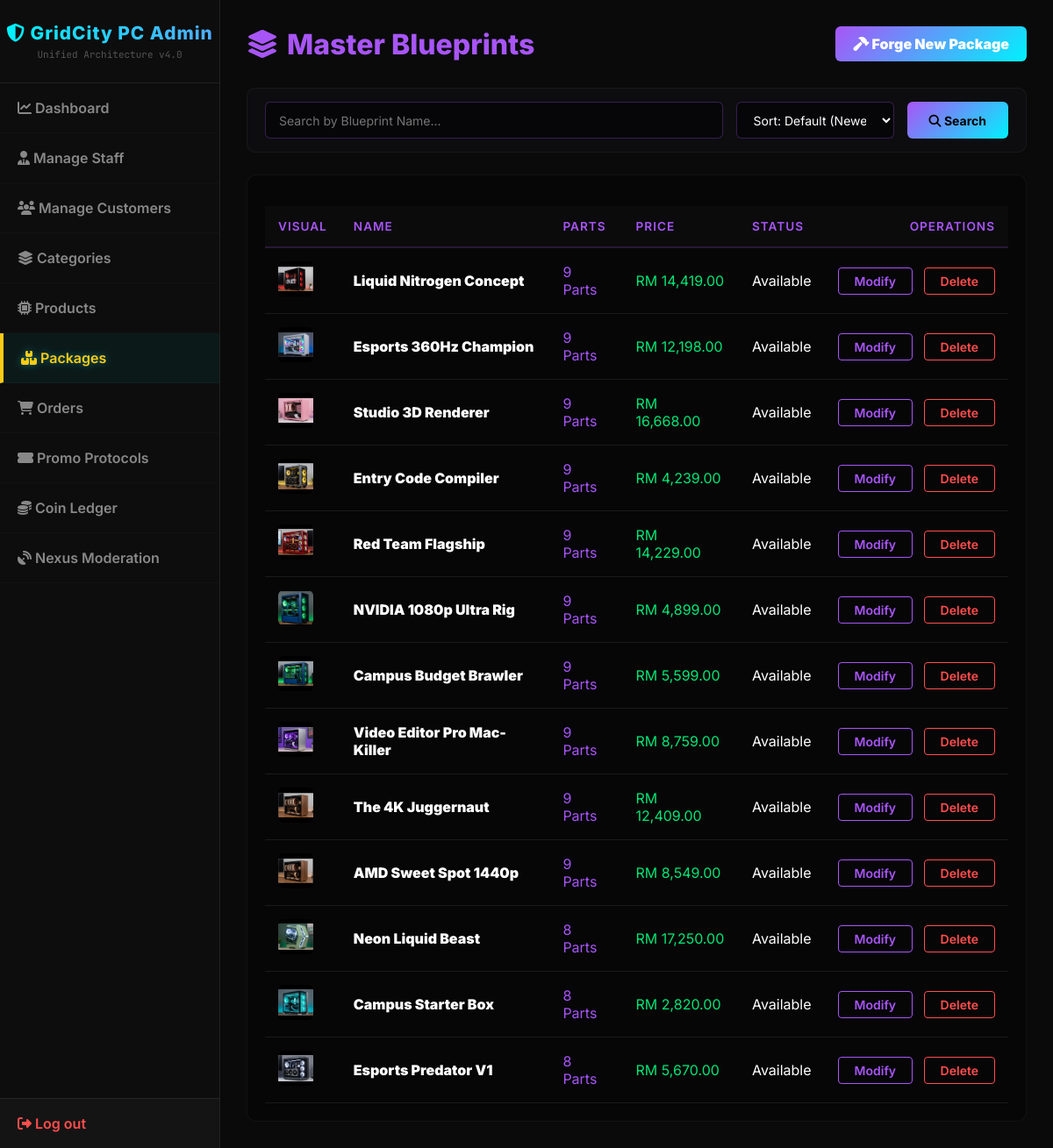
The app's page /manage_packages.php (signed in) with its own data.
### tables this page shows
CREATE TABLE `packages` (
  `package_id` int(11) NOT NULL,
  `package_name` varchar(100) NOT NULL,
  `description` text DEFAULT NULL,
  `price` decimal(10,2) NOT NULL,
  `image_url` longtext DEFAULT NULL,
  `target_persona` enum('Gamer','Creator','Student','Enthusiast') NOT NULL,
  `stock_status` enum('Available','Out of Stock') DEFAULT 'Available',
  `score_gamer` int(11) DEFAULT 0,
  `score_creator` int(11) DEFAULT 0,
  `score_student` int(11) DEFAULT 0,
  `score_enthusiast` int(11) DEFAULT 0,
  `created_at` datetime NOT NULL DEFAULT current_timestamp()
);

### manage_packages.php (the view, shortened to what this page needs)
<?php
$search = $_GET['search'] ?? '';
$sort = $_GET['sort'] ?? 'default';
$order_by = 'pk.package_id DESC';
?>
<!DOCTYPE html>
<html lang="en">
<head>
    <link rel="stylesheet" href="https://cdnjs.cloudflare.com/ajax/libs/font-awesome/6.4.0/css/all.min.css">
    <link rel="stylesheet" href="css/admin_style.css">
</head>
<body>
    <div class="admin-container">
        <?php include 'admin_sidebar.php'; ?>
        <div class="admin-content" style="padding: 30px;">
            <header class="admin-header" style="display: flex; justify-content: space-between; align-items: center; margin-bottom: 30px;">
                <div><h2 style="color: #a855f7; margin:0;"><i class="fas fa-layer-group"></i> Master Blueprints</h2></div>
                <a href="add_package.php" class="btn-action" style="background: linear-gradient(135deg, #a855f7, #00f2fe); color:#fff; font-weight:900; border:none; padding:10px 20px; border-radius:6px; text-decoration:none;"><i class="fas fa-hammer"></i> Forge New Package</a>
            </header>
            <div class="search-wrapper">
                <form method="GET" action="manage_packages.php" class="search-form-clean">
                    <input type="text" name="search" placeholder="Search by Blueprint Name..." value="<?php echo htmlspecialchars($search); ?>">
                    <select name="sort" onchange="this.form.submit()">
                        <option value="default" <?php echo $sort == 'default' ? 'selected' : ''; ?>>Sort: Default (Newest)</option>
                    </select>
                    <button type="submit"><i class="fas fa-search"></i> Search</button>
                </form>
            </div>
            <div class="table-container" style="background: rgba(0,0,0,0.4); padding: 20px; border-radius: 12px; border: 1px solid rgba(255,255,255,0.05);">
                <table style="width:100%; border-collapse: collapse;">
                    <thead>
                        <tr style="border-bottom: 2px solid rgba(168,85,247,0.2);">
                            <th style="padding:15px; color:#a855f7; text-align:left;">Visual</th>
                            <th style="padding:15px; color:#a855f7; text-align:left;">Name</th>
                            <th style="padding:15px; color:#a855f7; text-align:left;">Parts</th>
                            <th style="padding:15px; color:#a855f7; text-align:left;">Price</th>
                            <th style="padding:15px; color:#a855f7; text-align:left;">Status</th>
                            <th style="padding:15px; color:#a855f7; text-align:right;">Operations</th>
                        </tr>
                    </thead>
                    <tbody>
                        <?php
                        if ($search !== '') {
                            $keywords = explode(' ', trim($search));
                            $conditions = [];
                            $params = [];
                            $types = "";
                            foreach ($keywords as $kw) {
                                if (trim($kw) !== '') {
                                    $conditions[] = "pk.package_name LIKE ?";
                                    $params[] = "%" . trim($kw) . "%";
                                    $types .= "s";
                                }
                            }
                            $where_clause = implode(" AND ", $conditions);
                            $sql = "SELECT pk.*,
                                    (SELECT COUNT(*) FROM package_items WHERE package_id = pk.package_id) as part_count,
                                    (SELECT COALESCE(SUM(p.price * pi.quantity), pk.price) FROM package_items pi JOIN products p ON pi.product_id = p.product_id WHERE pi.package_id = pk.package_id) AS real_price
                                    FROM packages pk WHERE $where_clause ORDER BY $order_by";
                            $stmt = $conn->prepare($sql);
                            if (!empty($params)) {
                                $stmt->bind_param($types, ...$params);
                            }
                            $stmt->execute();
                            $res = $stmt->get_result();
                        } else {
                            $sql = "SELECT pk.*,
                                    (SELECT COUNT(*) FROM package_items WHERE package_id = pk.package_id) as part_count,
                                    (SELECT COALESCE(SUM(p.price * pi.quantity), pk.price) FROM package_items pi JOIN products p ON pi.product_id = p.product_id WHERE pi.package_id = pk.package_id) AS real_price
                                    FROM packages pk ORDER BY $order_by";
                            $res = $conn->query($sql);
                        }
                        if ($res && $res->num_rows > 0) {
                            while ($row = $res->fetch_assoc()) {
                                $img = htmlspecialchars($row['image_url']) ?: 'image/placeholder_pc.png';
                                echo "<tr style='border-bottom: 1px solid rgba(255,255,255,0.05);'>";
                                echo "<td style='padding:15px;'><img src='{$img}' class='zoom-img' style='height:40px; width:40px; object-fit:contain; border-radius:6px; background:#000;'></td>";
                                echo "<td style='padding:15px; font-weight:900; color:#fff;'>".htmlspecialchars($row['package_name'])."</td>";
                                echo "<td style='padding:15px; color:#a855f7;'>{$row['part_count']} Parts</td>";
                                echo "<td style='padding:15px; color:#00e676;'>RM ".number_format($row['real_price'], 2)."</td>";
                                echo "<td style='padding:15px; color:#fff;'>".htmlspecialchars($row['stock_status'])."</td>";
                                echo "<td style='padding:15px; text-align:right; white-space:nowrap;'>
                                        <a href='edit_package.php?package_id={$row['package_id']}'
                                           style='background: transparent; color: #a855f7; border: 1px solid #a855f7; padding: 6px 18px; font-size: 14px; border-radius: 4px; text-decoration: none; margin-right: 8px; font-weight: 600; display: inline-block;'>
                                            Modify
                                        </a>
                                        <a href='manage_packages.php?delete_id={$row['package_id']}'
                                           style='background: transparent; color: #ff4d4d; border: 1px solid #ff4d4d; padding: 6px 18px; font-size: 14px; border-radius: 4px; text-decoration: none; font-weight: 600; display: inline-block;'
                                           onclick='return confirm(\"Delete package?\");'>
                                            Delete
                                        </a>
                                      </td>";
                                echo "</tr>";
                            }
                        } else {
                            echo "<tr><td colspan='6' style='padding:30px; text-align:center; color:#888; font-size: 16px;'>No blueprints match your search.</td></tr>";
                        }
                        ?>
                    </tbody>
                </table>
            </div>
        </div>
    </div>
</body>
</html>

### css/admin_style.css (style rules this page uses)
:root { --bg-main: #0a0a0a; --bg-surface: #141414; --bg-glass: rgba(20, 20, 20, 0.75); --bg-sidebar: rgba(15, 15, 15, 0.85); --accent-blue: #00f2fe; --accent-purple: #4facfe; --accent-danger: #ff4d4d; --accent-warning: #f39c12; --text-main: #ffffff; --text-muted: #888888; --border-color: rgba(255, 255, 255, 0.08); --border-radius: 12px; --transition-fast: all 0.2s ease-in-out; --transition-smooth: all 0.4s cubic-bezier(0.16, 1, 0.3, 1); }
html, body { margin: 0; padding: 0; font-family: 'Inter', sans-serif; background-color: var(--bg-main); color: var(--text-main); height: 100vh; overflow: hidden; }
.admin-container { display: flex; width: 100%; height: 100vh; }
.admin-content { flex: 1; height: 100vh; overflow-y: auto; padding: 30px; box-sizing: border-box; }
.admin-header h2 { font-size: 2rem; font-weight: 800; margin-bottom: 2rem; display: flex; align-items: center; gap: 10px; }
table { width: 100%; border-collapse: collapse; margin-top: 15px; }
table th, table td { padding: 15px 12px; text-align: left; border-bottom: 1px solid var(--border-color); }
table th { background-color: rgba(255,255,255,0.02); color: var(--accent-blue); font-weight: 600; text-transform: uppercase; font-size: 0.85rem; letter-spacing: 1px; }
table td { color: var(--text-main); }
.btn-action { display: inline-block; padding: 6px 12px; border-radius: 8px; background: transparent; color: var(--accent-blue); border: 1px solid var(--border-color); cursor: pointer; font-weight: 600; text-decoration: none; transition: var(--transition-smooth); }

### manage_packages.php (style rules this page uses)
body { font-family: 'Inter', 'JetBrains Mono', sans-serif !important; }
.zoom-img { transition: all 0.3s cubic-bezier(0.175, 0.885, 0.32, 1.275); position: relative; z-index: 1; cursor: zoom-in; }
.search-form-clean { display: flex; flex-wrap: wrap; gap: 15px; background: rgba(15, 15, 20, 0.6); padding: 15px 20px; border-radius: 10px; border: 1px solid rgba(255, 255, 255, 0.05); align-items: center; margin-bottom: 25px; }
.search-form-clean input, .search-form-clean select, .search-form-clean button { height: 42px !important; padding: 0 15px !important; font-size: 14px !important; line-height: normal !important; font-family: 'Inter', sans-serif !important; border-radius: 6px !important; outline: none !important; box-sizing: border-box !important; margin: 0 !important; }
.search-form-clean input { flex: 1; min-width: 200px; background: rgba(0, 0, 0, 0.5) !important; border: 1px solid rgba(168, 85, 247, 0.3) !important; color: #fff !important; }
.search-form-clean select { width: 180px; background: rgba(0, 0, 0, 0.5) !important; border: 1px solid rgba(168, 85, 247, 0.3) !important; color: #fff !important; cursor: pointer; }
.search-form-clean select option { background: #0a0a0a !important; color: #fff !important; }
.search-form-clean button { background: linear-gradient(135deg, #a855f7, #00f2fe) !important; color: #000 !important; font-weight: bold !important; border: none !important; cursor: pointer; padding: 0 25px !important; transition: 0.2s !important; }

### records on screen
packages: image_url (picture), package_name "Liquid Nitrogen Concept", part_count "9", real_price "14,419.00", stock_status "Available"
packages: image_url (picture), package_name "Esports 360Hz Champion", part_count "9", real_price "12,198.00", stock_status "Available"
packages: image_url (picture), package_name "Studio 3D Renderer", part_count "9", real_price "16,668.00", stock_status "Available"
packages: image_url (picture), package_name "Entry Code Compiler", part_count "9", real_price "4,239.00", stock_status "Available"
packages: image_url (picture), package_name "Red Team Flagship", part_count "9", real_price "14,229.00", stock_status "Available"
packages: image_url (picture), package_name "NVIDIA 1080p Ultra Rig", part_count "9", real_price "4,899.00", stock_status "Available"
packages: image_url (picture), package_name "Campus Budget Brawler", part_count "9", real_price "5,599.00", stock_status "Available"
packages: image_url (picture), package_name "Video Editor Pro Mac-Killer", part_count "9", real_price "8,759.00", stock_status "Available"
packages: image_url (picture), package_name "The 4K Juggernaut", part_count "9", real_price "12,409.00", stock_status "Available"
packages: image_url (picture), package_name "AMD Sweet Spot 1440p", part_count "9", real_price "8,549.00", stock_status "Available"
packages: image_url (picture), package_name "Neon Liquid Beast", part_count "8", real_price "17,250.00", stock_status "Available"
packages: image_url (picture), package_name "Campus Starter Box", part_count "8", real_price "2,820.00", stock_status "Available"
packages: image_url (picture), package_name "Esports Predator V1", part_count "8", real_price "5,670.00", stock_status "Available"
